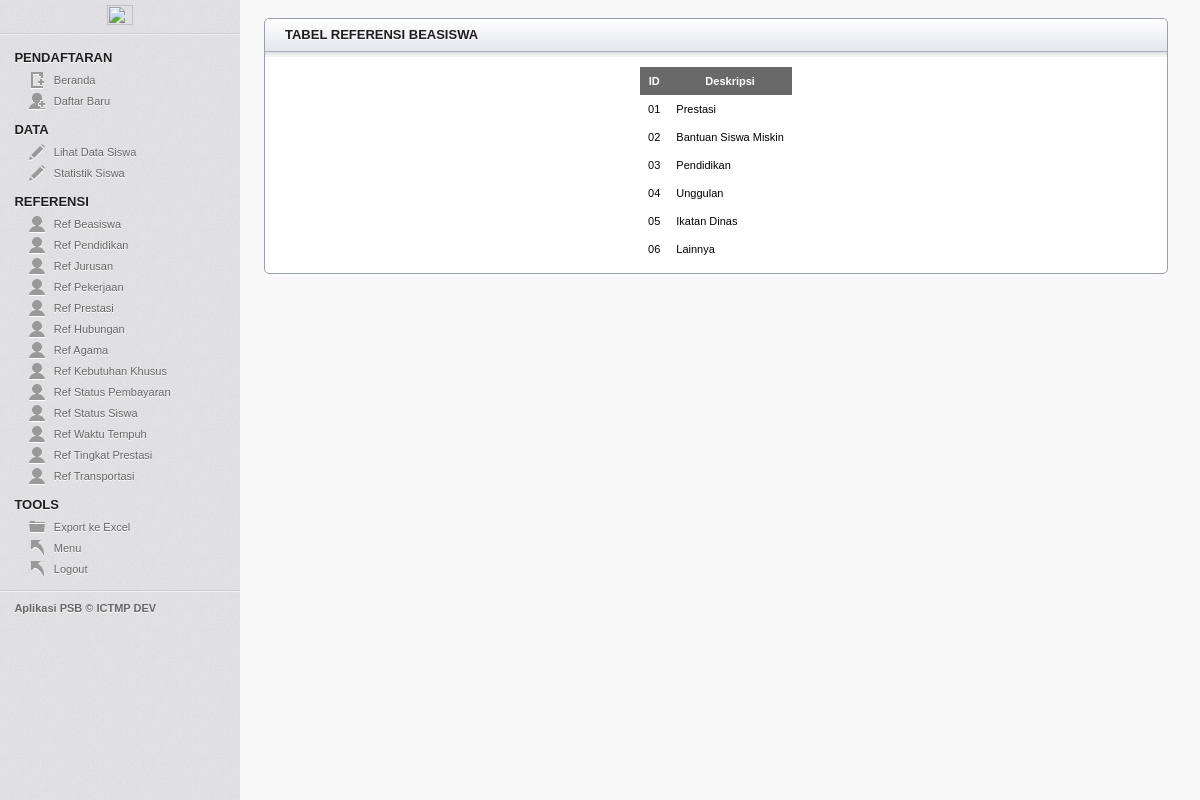
/pendaftaran/index.php?p=t_beasiswa (signed in), run on the app's committed database.
### tables this page shows
CREATE TABLE `ref_beasiswa` (
  `id_jenis_beasiswa` varchar(5) NOT NULL,
  `detail` varchar(99) NOT NULL
);

### pendaftaran/t_beasiswa.php (the view, shortened to what this page needs)
<?php
	$sql = "SELECT * FROM ref_beasiswa";
	$result = mysqli_query($con, $sql)or die('Error');
	if(isset($_SESSION['signed_in']) && $_SESSION['signed_in'] == true)
	{
		echo '	<article class="module">
					<header><h3>TABEL REFERENSI BEASISWA</h3></header>
					<div class="module_content">
						<table class="tbl_data" border="0" align="center">
							<tr>
								<th>ID</th>
								<th>Deskripsi</th>
							</tr>';
								while ($data = mysqli_fetch_array($result)) {
									echo '
										<tr>
											<td>'.$data["id_jenis_beasiswa"].'</td>
											<td>'.$data["detail"].'</td>
										</tr>
									';
								}
		echo '
						</table>
					</div>
				</article>
			</section>
		';
	}
?>

### pendaftaran/index.php (shortened to what this page needs)
<?php
	$content	= "beranda.php";
	$p = isset($_GET['p']) ? $_GET['p'] : "";
	if ($p == "beranda") {
		$title 	= " - Beranda";
		$content = "beranda.php";
	} elseif ($p == "t_beasiswa") {
		$content	= "t_beasiswa.php";
	} elseif ($p == "t_pendidikan") {
		$title 	= " - Tabel Referensi ";
		$content	= "t_pendidikan.php";
	} elseif ($p == "t_jurusan") {
		$title 	= " - Tabel Referensi ";
		$content	= "t_jurusan.php";
	} elseif ($p == "t_pekerjaan") {
		$title 	= " - Tabel Referensi ";
		$content	= "t_pekerjaan.php";
	} elseif ($p == "t_prestasi") {
		$title 	= " - Tabel Referensi ";
		$content	= "t_prestasi.php";
	} elseif ($p == "t_hubungan") {
		$title 	= " - Tabel Referensi ";
		$content	= "t_hubungan.php";
	} elseif ($p == "t_agama") {
		$title 	= " - Tabel Referensi ";
		$content	= "t_agama.php";
	} elseif ($p == "t_kebutuhankhusus") {
		$title 	= " - Tabel Referensi ";
		$content	= "t_kebutuhankhusus.php";
	} elseif ($p == "t_statuspmb") {
		$title 	= " - Tabel Referensi ";
		$content	= "t_statuspmb.php";
	} elseif ($p == "t_statussiswa") {
		$title 	= " - Tabel Referensi ";
		$content	= "t_statussiswa.php";
	} elseif ($p == "t_waktutempuh") {
		$title 	= " - Tabel Referensi ";
		$content	= "t_waktutempuh.php";
	} elseif ($p == "t_tingkat") {
		$title 	= " - Tabel Referensi ";
		$content	= "t_tingkat.php";
	} elseif ($p == "t_transport") {
		$title 	= " - Tabel Referensi ";
		$content	= "t_transport.php";
	} elseif ($p == "ekspor") {
		$title 	= " - Export Data";
		$content	= "export.php";
	}
?>
<!DOCTYPE html>
<html>
<head>
	<link rel="stylesheet" href="css/layout.css" type="text/css"/>
</head>
<body>
	<aside id="sidebar">
		<div id="header">
			<center>
				<img class="logosmk" src="images/logo/logo-smk.png">
			</center>
		</div>
		<hr/>
		<h3>Pendaftaran</h3>
		<ul>
			<li class="icn_new_article"><a href="?p=beranda">Beranda</a></li>
			<li class="icn_add_user"><a href="form_daftar.php">Daftar Baru</a></li>
		</ul>
		<h3>Data</h3>
		<ul>
			<li class="icn_edit_article"><a href="data_daftar.php">Lihat Data Siswa</a></li>
			<li class="icn_edit_article"><a href="statistik.php">Statistik Siswa</a></li>
		</ul>
		<h3>Referensi</h3>
		<ul>
			<li class="icn_profile"><a href="?p=t_beasiswa">Ref Beasiswa</a></li>
			<li class="icn_profile"><a href="?p=t_pendidikan">Ref Pendidikan</a></li>
			<li class="icn_profile"><a href="?p=t_jurusan">Ref Jurusan</a></li>
			<li class="icn_profile"><a href="?p=t_pekerjaan">Ref Pekerjaan</a></li>
			<li class="icn_profile"><a href="?p=t_prestasi">Ref Prestasi</a></li>
			<li class="icn_profile"><a href="?p=t_hubungan">Ref Hubungan</a></li>
			<li class="icn_profile"><a href="?p=t_agama">Ref Agama</a></li>
			<li class="icn_profile"><a href="?p=t_kebutuhankhusus">Ref Kebutuhan Khusus</a></li>
			<li class="icn_profile"><a href="?p=t_statuspmb">Ref Status Pembayaran</a></li>
			<li class="icn_profile"><a href="?p=t_statussiswa">Ref Status Siswa</a></li>
			<li class="icn_profile"><a href="?p=t_waktutempuh">Ref Waktu Tempuh</a></li>
			<li class="icn_profile"><a href="?p=t_tingkat">Ref Tingkat Prestasi</a></li>
			<li class="icn_profile"><a href="?p=t_transport">Ref Transportasi</a></li>
		</ul>
		<h3>Tools</h3>
		<ul>
			<li class="icn_folder"><a href="index.php?p=ekspor" onclick="return buka('ke_excel.php');">Export ke Excel</a></li>
			<li class="icn_jump_back"><a href="../welcome.php"">Menu</a></li>
			<li class="icn_jump_back"><a href="logout.php" onclick="return confirm('Apakah anda yakin ingin keluar?');">Logout</a></li>
		</ul>
		<footer>
			<hr>
			<p><strong>Aplikasi PSB &copy; <a href="">ICTMP DEV</a></strong></p>
 		</footer>
	</aside>
<?php
	if(isset($_SESSION['signed_in']) && $_SESSION['signed_in'] == true)
	{
		echo '<section id="main" class="column">';
		include $content;
	}
?>
</body>
</html>

### pendaftaran/css/layout.css (style rules this page uses)
html, body, div, map, dt, isindex, form, header, aside, section, section, article, footer { display: block; }
html, body { height: 100%; margin: 0; padding: 0; font-family: Verdana, Helvetica, Arial, sans-serif; background: #F8F8F8; font-size: 11px; }
.logosmk { padding-top: 5px; margin-bottom: -20px; width: 33%; height: 33%; }
aside#sidebar { width: 20%; position: fixed; background: url(../images/sidebar.png) repeat; float: left; height: 100%; }
#sidebar hr { border: none; outline: none; background: url(../images/sidebar_divider.png) repeat-x; display: block; width: 100%; height: 2px; }
#sidebar h3 { color: #1F1F20; text-transform: uppercase; text-shadow: 0 1px 0 #fff; font-size: 13px; margin: 10px 0 5px 6%; display: block; float: left; width: 90%; }
#sidebar ul { clear: both; margin: 0; padding: 0; }
#sidebar li { list-style: none; margin: 0 0 0 12%; padding: 0; }
#sidebar li a { color: #666666; padding-left: 25px; text-decoration: none; display: inline-block; height: 17px; line-height: 17px; text-shadow: 0 1px 0 #fff; margin: 2px 0; }
#sidebar li.icn_new_article a { background: url(../images/icn_new_article.png) no-repeat center left; }
#sidebar li.icn_add_user a { background: url(../images/icn_add_user.png) no-repeat center left; }
#sidebar li.icn_edit_article a { background: url(../images/icn_edit_article.png) no-repeat center left; }
#sidebar li.icn_profile a { background: url(../images/icn_profile.png) no-repeat center left; }
#sidebar li.icn_folder a { background: url(../images/icn_folder.png) no-repeat center left; }
#sidebar li.icn_jump_back a { background: url(../images/icn_jump_back.png) no-repeat center left; }
#sidebar p { color: #666666; padding-left: 6%; text-shadow: 0 1px 0 #fff; margin: 10px 0 0 0; }
#sidebar a { color: #666666; text-decoration: none; }
#sidebar footer { margin-top: 10px; height: 150px; }
section#main { width: 77%; min-height: 500px; float: left; margin-top: -2px; margin-left: 22%; }
#main h3 { color: #1F1F20; text-transform: uppercase; text-shadow: 0 1px 0 #fff; font-size: 13px; margin: 8px 20px; }
.module { border: 1px solid #9BA0AF; width: auto; margin-right: 20px; margin-top: 20px; -webkit-border-radius: 5px; -moz-border-radius: 5px; border-radius: 5px; background: #ffffff; }
.module header h3 { display: block; margin: 10px 20px; width: auto; float: left; }
.module header { height: 38px; width: 100%; background: #F1F1F4 url(../images/secondary_bar.png) repeat-x; -webkit-border-top-left-radius: 5px; -webkit-border-top-right-radius: 5px; -moz-border-radius-top-left: 5px; -moz-border-radius-top-right: 5px; border-top-left-radius: 5px; border-top-right-radius: 5px; }
.module_content { margin: 10px 20px; color: #666; }
table.tbl_data { border-collapse: collapse; color: black; }
.tbl_data th { background-color: #696969; color: #ffffff; text-align: center; padding: 8px; }
.tbl_data td { padding: 8px; text-align: left; }

### data on the page
ref_beasiswa: id_jenis_beasiswa "01", detail "Prestasi"
ref_beasiswa: id_jenis_beasiswa "02", detail "Bantuan Siswa Miskin"
ref_beasiswa: id_jenis_beasiswa "03", detail "Pendidikan"
ref_beasiswa: id_jenis_beasiswa "04", detail "Unggulan"
ref_beasiswa: id_jenis_beasiswa "05", detail "Ikatan Dinas"
ref_beasiswa: id_jenis_beasiswa "06", detail "Lainnya"
